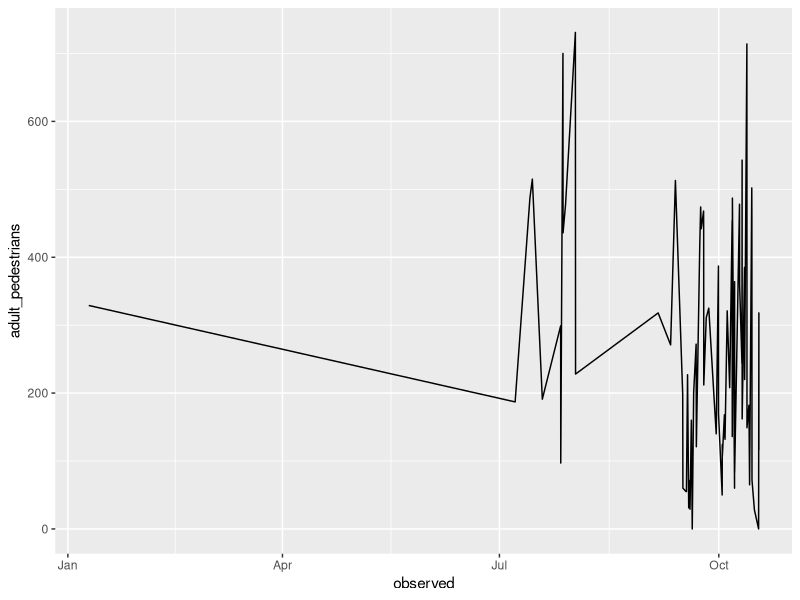
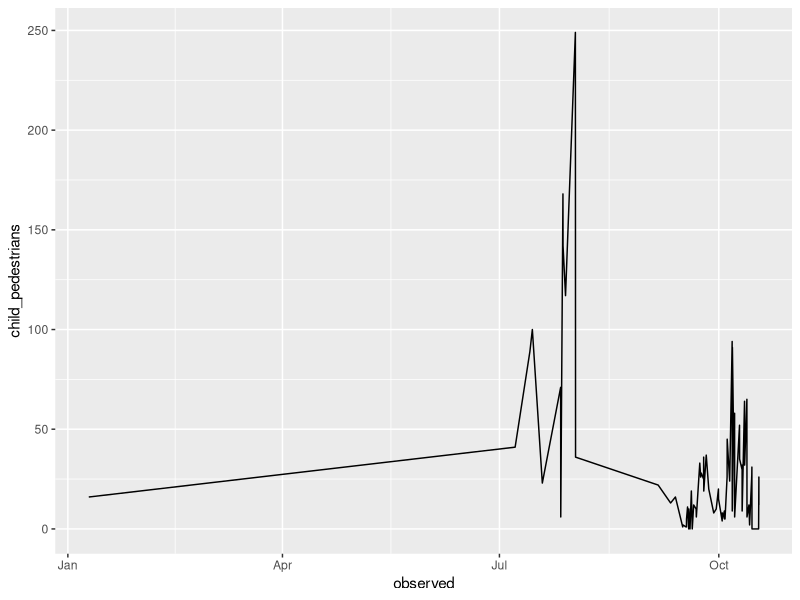
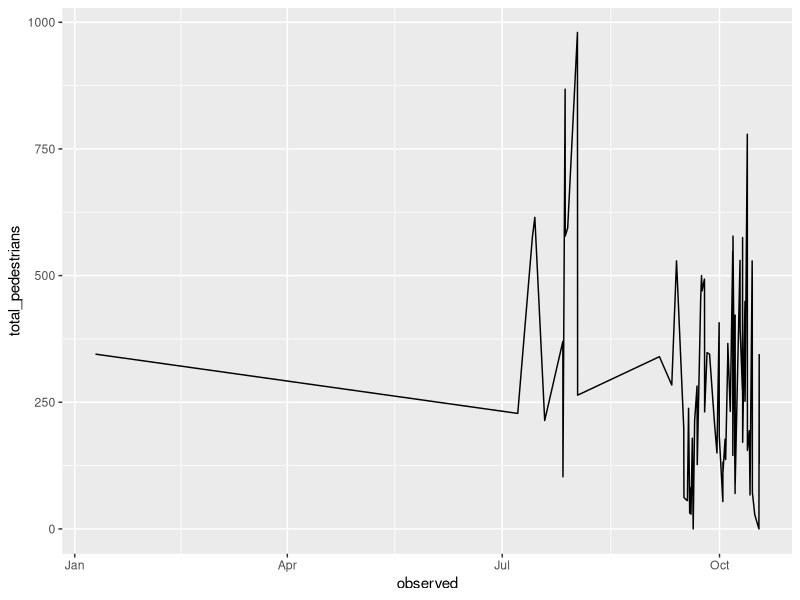
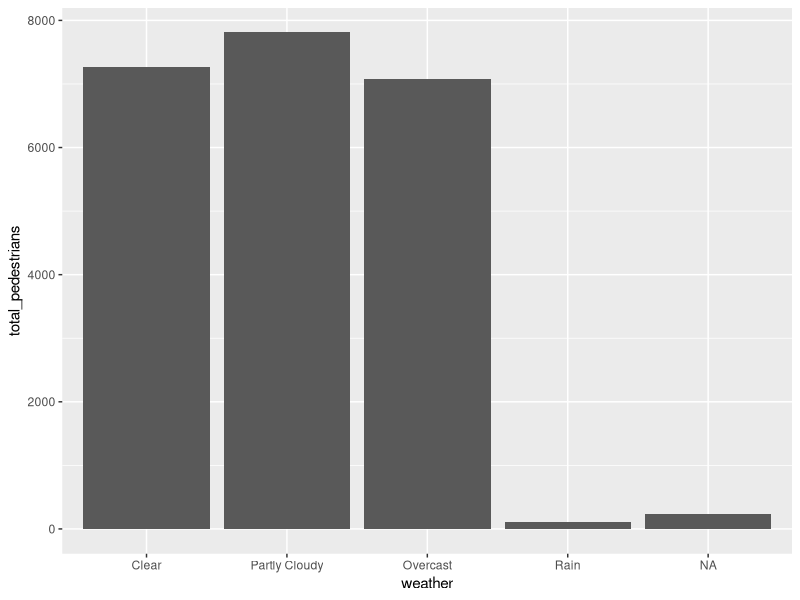

Write R code to recreate these figures, in order.
## ---- chunk 1
# install.packages("tidyverse")
library(tidyverse)
library(readr)
## ---- chunk 2
bar_24_raw <- read_csv("data/sand_bar_to_bar_island_usage_survey-2024-04-17_08.05.40.csv")

## ---- chunk 3
bar_24 <- bar_24_raw %>%
  select(observed, Number_of_Adult_Pedestrians, Number_of_Children_Pedestrians,Vehicles_that_drove_on_the_Bar_without_parking_or_picking_up_passengers, Vehicles_that_drove_on_to_the_Bar_and_parked, Vehicles_that_drove_on_the_Bar_for_official_purposes__park_vehicle_headed_to_Bar_Island__Bar_Harbor_Police__or_municipal, Dogs_on_leash, Dogs_off_leash, Number_of_instances_of_dogs_defecating_and_owners_picking_it_up, Number_of_instances_of_dogs_defecating_and_owners_NOT_picking_it_up, `Number_of_private_kayak_groups_(arriving_with_personal_vehicles)`, Number_of_private_kayaks_launched, Number_of_other_boats_launched, Number_of_people_fishing, Number_of_people_birding, Number_of_people_in_the_water, `Number_of_wildlife_disturbances_(if_a_dog_disturbs_a_group_of_birds_count_as_one)_`, Number_of_bicyclists, Current_Weather) 

colnames(bar_24) <- c("observed", "adult_pedestrians", "child_pedestrians","vehicles_no_parking", "vehicles_parking", "vehicles_official", "dogs_leash", "dogs_off_leash", "dogs_defecating_pick_up", "dogs_defecating_no_pick_up", "kayak_group", "private_kayaks", "other_boats", "fishers", "birders", "swimmers_waders", "wildlife_disturbances", "bicyclists", "weather")

bar_24 <- bar_24 %>% 
  mutate_if(is.numeric, replace_na, replace = 0) %>%
  filter(!row_number() %in% c(1, 16))

bar_24$observed <- as_datetime(bar_24$observed)

bar_24 <- bar_24 %>%
  mutate(total_pedestrians = rowSums(bar_24[ , c("adult_pedestrians", "child_pedestrians")], na.rm=TRUE))

bar_24 <- bar_24 %>%
  mutate(weather = as_factor(bar_24$weather))

# bar_24 <-mutate(weather = fct_relevel(bar_24$weather, c("clear", "partly cloudy", "overcast", "rain")))

## ---- chunk 4
bar_24 %>%
  ggplot(
    mapping = aes(
      x = observed, 
      y = adult_pedestrians)) +
    geom_line() 

bar_24 %>%
  ggplot(
    mapping = aes(
      x = observed, 
      y = child_pedestrians)) +
    geom_line() 

bar_24 %>%
  ggplot(
    mapping = aes(
      x = observed, 
      y = total_pedestrians)) +
    geom_line() 


# pedestrians <- 
#   
# # Plot
# bar_24 %>% 
#   select(adult_pedestrians, child_pedestrians, observed) %>%
#   ggplot( 
#     aes(x=observed, y=n, group=name, color=name)) +
#     geom_line()
## ---- chunk 5
bar_24 %>%
  ggplot( 
    aes(
      x = weather, 
      y = total_pedestrians)) + 
  geom_bar(stat="identity")
